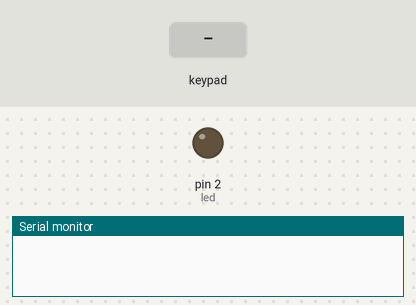
This sketch was run on a simulated Arduino Uno, built with avr-gcc and run on an emulated ATmega328P. Parts: output pins drawn as LEDs (lit = HIGH), the last lines printed to the serial monitor. The test bench sets the inputs (shaded band).

Above: at 1.2 s.
1.3 s: keypad keys 1 3 1 2 1 1 1 0 pressed 0.4 s apart
At 2.1 s:
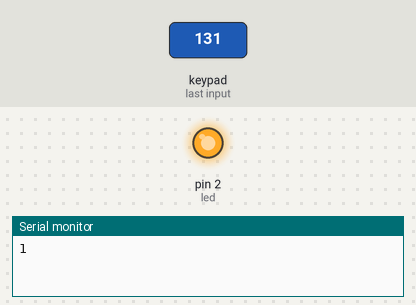
9.9 s: keypad keys 1 3 1 2 1 1 1 0 # pressed 0.4 s apart
At 16.7 s:
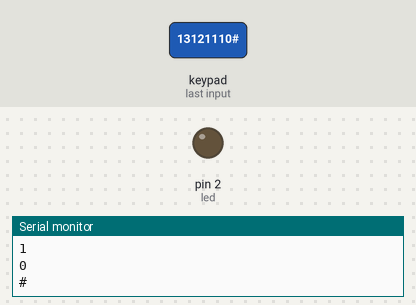
18.0 s: keypad keys 1 3 1 2 1 1 1 0 * pressed 0.4 s apart
At 18.8 s:
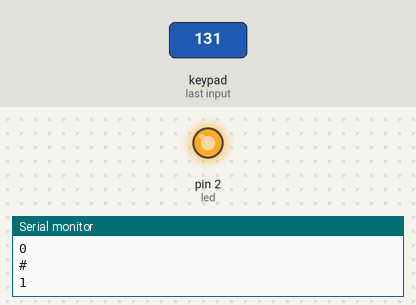
Timing chart, 0 to 24.9 s (numbered marks = the images above; inputs shaded):
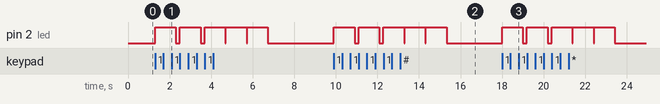

The sketch:

keypadtus.ino
```cpp
#include <Keypad.h>

const byte satir = 4;
const byte sutun = 4;
int led=2;

char tus;
char tus_takimi[satir][sutun] = {
  {'1', '2', '3', 'A'},
  {'4', '5', '6', 'B'},
  {'7', '8', '9', 'C'},
  {'*', '0', '#', 'D'}
};

byte satir_pinleri[satir] = {13, 12, 11, 10};
byte sutun_pinleri[satir] = {9, 8, 7, 6};

Keypad klavye = Keypad(makeKeymap(tus_takimi) , satir_pinleri , sutun_pinleri , satir , sutun);

void setup()
{
  Serial.begin(9600);

  pinMode(led,OUTPUT);
}

void loop()
{
  tus = klavye.getKey();
  if (tus)
  {
    Serial.println(tus);
     switch (tus)
     {
      case '1':
        digitalWrite(led, HIGH);
        delay(1000);
        digitalWrite(led,LOW);
     }
  }


}
```

Measured:
- after the input at 1.3 s, pin 2 (led): LOW → HIGH at once, → LOW 1.0 s later, → HIGH 0.19 s later, → LOW 1.0 s later, … (10 changes in this stretch)
- after the input at 9.9 s, pin 2 (led): LOW → HIGH at once, → LOW 1.0 s later, → HIGH 0.19 s later, → LOW 1.0 s later, … (10 changes in this stretch)
- after the input at 18.0 s, pin 2 (led): LOW → HIGH at once, → LOW 1.0 s later, → HIGH 0.19 s later, → LOW 1.0 s later, … (10 changes in this stretch)
